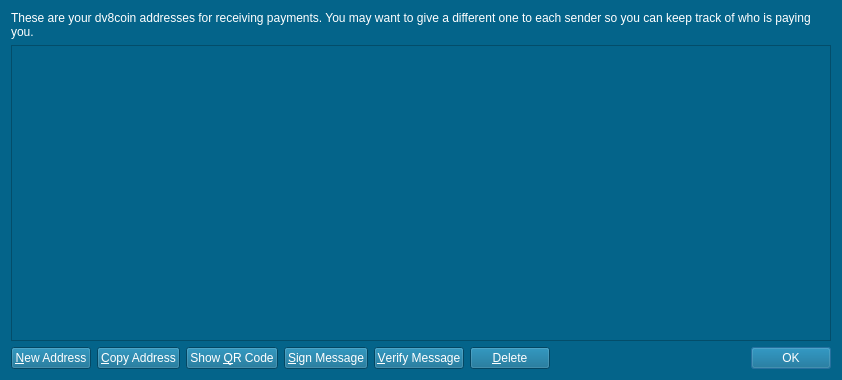
<?xml version="1.0" encoding="UTF-8"?>
<ui version="4.0">
 <class>AddressBookPage</class>
 <widget class="QWidget" name="AddressBookPage">
  <property name="geometry">
   <rect>
    <x>0</x>
    <y>0</y>
    <width>842</width>
    <height>380</height>
   </rect>
  </property>
  <property name="windowTitle">
   <string>Address Book</string>
  </property>
  <property name="styleSheet">
   <string notr="true">background-color:#04648A;
color:white;</string>
  </property>
  <layout class="QVBoxLayout" name="verticalLayout">
   <item>
    <widget class="QLabel" name="labelExplanation">
     <property name="font">
      <font>
       <family>Segoe UI</family>
      </font>
     </property>
     <property name="text">
      <string>These are your dv8coin addresses for receiving payments. You may want to give a different one to each sender so you can keep track of who is paying you.</string>
     </property>
     <property name="textFormat">
      <enum>Qt::PlainText</enum>
     </property>
     <property name="wordWrap">
      <bool>true</bool>
     </property>
    </widget>
   </item>
   <item>
    <widget class="QTableView" name="tableView">
     <property name="font">
      <font>
       <family>Segoe UI</family>
      </font>
     </property>
     <property name="contextMenuPolicy">
      <enum>Qt::CustomContextMenu</enum>
     </property>
     <property name="toolTip">
      <string>Double-click to edit address or label</string>
     </property>
     <property name="tabKeyNavigation">
      <bool>false</bool>
     </property>
     <property name="alternatingRowColors">
      <bool>false</bool>
     </property>
     <property name="selectionMode">
      <enum>QAbstractItemView::SingleSelection</enum>
     </property>
     <property name="selectionBehavior">
      <enum>QAbstractItemView::SelectRows</enum>
     </property>
     <property name="sortingEnabled">
      <bool>true</bool>
     </property>
     <attribute name="verticalHeaderVisible">
      <bool>false</bool>
     </attribute>
    </widget>
   </item>
   <item>
    <layout class="QHBoxLayout" name="horizontalLayout">
     <item>
      <widget class="QPushButton" name="newAddressButton">
       <property name="font">
        <font>
         <family>Segoe UI</family>
        </font>
       </property>
       <property name="toolTip">
        <string>Create a new address</string>
       </property>
       <property name="styleSheet">
        <string notr="true">QPushButton:hover {color:#ADD8E6;} </string>
       </property>
       <property name="text">
        <string>&amp;New Address</string>
       </property>
       <property name="icon">
        <iconset resource="../bitcoin.qrc">
         <normaloff>:/icons/add</normaloff>:/icons/add</iconset>
       </property>
      </widget>
     </item>
     <item>
      <widget class="QPushButton" name="copyToClipboard">
       <property name="font">
        <font>
         <family>Segoe UI</family>
        </font>
       </property>
       <property name="toolTip">
        <string>Copy the currently selected address to the system clipboard</string>
       </property>
       <property name="styleSheet">
        <string notr="true">QPushButton:hover {color:#ADD8E6;} </string>
       </property>
       <property name="text">
        <string>&amp;Copy Address</string>
       </property>
       <property name="icon">
        <iconset resource="../bitcoin.qrc">
         <normaloff>:/icons/editcopy</normaloff>:/icons/editcopy</iconset>
       </property>
      </widget>
     </item>
     <item>
      <widget class="QPushButton" name="showQRCode">
       <property name="font">
        <font>
         <family>Segoe UI</family>
        </font>
       </property>
       <property name="styleSheet">
        <string notr="true">QToolButton:hover {color:#ADD8E6;} </string>
       </property>
       <property name="text">
        <string>Show &amp;QR Code</string>
       </property>
       <property name="icon">
        <iconset resource="../bitcoin.qrc">
         <normaloff>:/icons/qrcode</normaloff>:/icons/qrcode</iconset>
       </property>
      </widget>
     </item>
     <item>
      <widget class="QPushButton" name="signMessage">
       <property name="font">
        <font>
         <family>Segoe UI</family>
        </font>
       </property>
       <property name="toolTip">
        <string>Sign a message to prove you own a Bitcoin address</string>
       </property>
       <property name="styleSheet">
        <string notr="true">QToolButton:hover {color:#ADD8E6;} </string>
       </property>
       <property name="text">
        <string>&amp;Sign Message</string>
       </property>
       <property name="icon">
        <iconset resource="../bitcoin.qrc">
         <normaloff>:/icons/edit</normaloff>:/icons/edit</iconset>
       </property>
      </widget>
     </item>
     <item>
      <widget class="QPushButton" name="verifyMessage">
       <property name="font">
        <font>
         <family>Segoe UI</family>
        </font>
       </property>
       <property name="toolTip">
        <string>Verify a message to ensure it was signed with a specified Bitcoin address</string>
       </property>
       <property name="styleSheet">
        <string notr="true">QToolButton:hover {color:#ADD8E6;} </string>
       </property>
       <property name="text">
        <string>&amp;Verify Message</string>
       </property>
       <property name="icon">
        <iconset resource="../bitcoin.qrc">
         <normaloff>:/icons/transaction_0</normaloff>:/icons/transaction_0</iconset>
       </property>
      </widget>
     </item>
     <item>
      <widget class="QPushButton" name="deleteButton">
       <property name="font">
        <font>
         <family>Segoe UI</family>
        </font>
       </property>
       <property name="toolTip">
        <string>Delete the currently selected address from the list. Only sending addresses can be deleted.</string>
       </property>
       <property name="styleSheet">
        <string notr="true">QToolButton:hover {color:#ADD8E6;} </string>
       </property>
       <property name="text">
        <string>&amp;Delete</string>
       </property>
       <property name="icon">
        <iconset resource="../bitcoin.qrc">
         <normaloff>:/icons/remove</normaloff>:/icons/remove</iconset>
       </property>
      </widget>
     </item>
     <item>
      <spacer name="horizontalSpacer">
       <property name="font">
        <font>
         <family>Segoe UI</family>
        </font>
       </property>
       <property name="orientation">
        <enum>Qt::Horizontal</enum>
       </property>
       <property name="sizeHint" stdset="0">
        <size>
         <width>40</width>
         <height>20</height>
        </size>
       </property>
      </spacer>
     </item>
     <item>
      <widget class="QDialogButtonBox" name="buttonBox">
       <property name="sizePolicy">
        <sizepolicy hsizetype="Maximum" vsizetype="Fixed">
         <horstretch>0</horstretch>
         <verstretch>0</verstretch>
        </sizepolicy>
       </property>
       <property name="font">
        <font>
         <family>Segoe UI</family>
        </font>
       </property>
       <property name="styleSheet">
        <string notr="true">QToolButton:hover {color:#ADD8E6;} </string>
       </property>
       <property name="standardButtons">
        <set>QDialogButtonBox::Ok</set>
       </property>
      </widget>
     </item>
    </layout>
   </item>
  </layout>
 </widget>
 <resources>
  <include location="../bitcoin.qrc"/>
 </resources>
 <connections/>
</ui>
